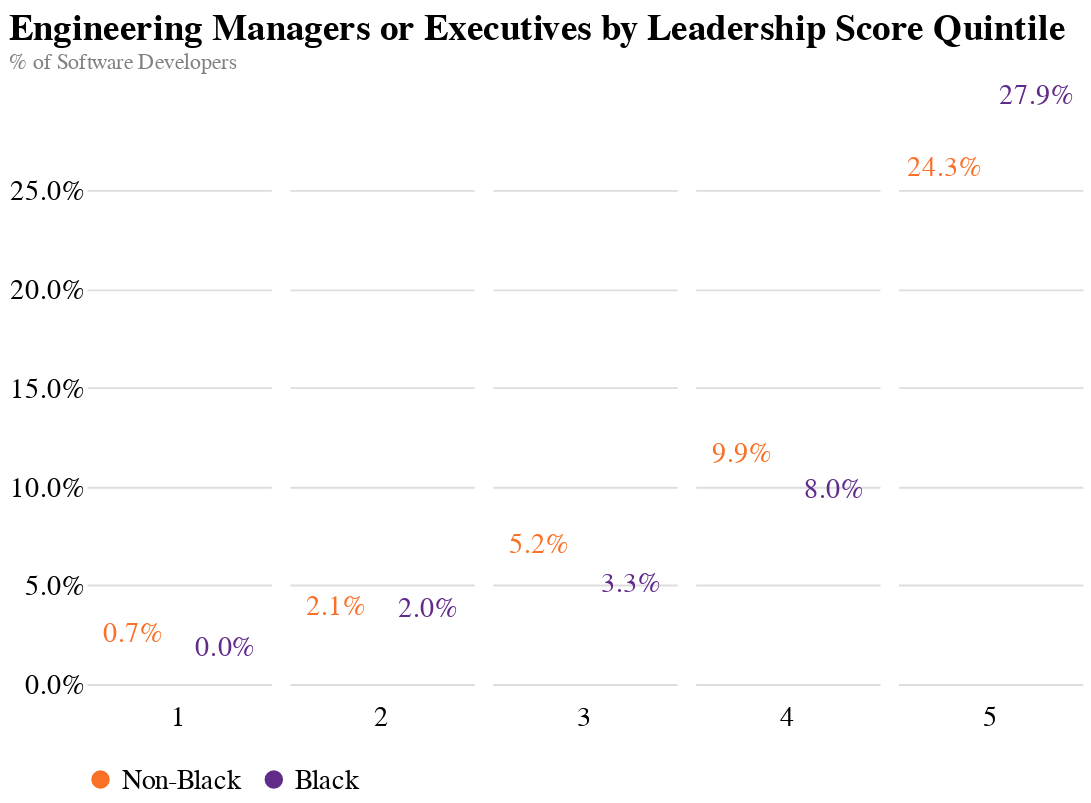

The notebook cell this image was saved under:
### Code cell
color_scale = alt.Scale(
    domain=labels,
    range=colors
)

points = alt.Chart().mark_bar(size=35, cornerRadiusTopLeft=8, cornerRadiusTopRight=8, clip=True).encode(
    x=alt.X("labels", 
        axis=alt.Axis(title=None, labels=False, tickSize=0), 
        sort=labels
       ),
    y=alt.Y("data", 
            axis=alt.Axis(format=".1%", title=None, tickCount=4, tickSize=0, labelFlush=False, labelFontSize=15),
    ),
    color=alt.Color("labels", 
                    scale=color_scale,
                    legend=alt.Legend(title=None, orient="bottom", labelFontSize=15))
).properties(
    width=100,
    height=300
)

text = alt.Chart().mark_text(
    align='center',
    baseline='middle',
    dx=0,
    dy=-20,
    fontSize=15
).encode(
    text=alt.Text("data", format=".1%"),
    x=alt.X("labels", 
            sort=labels),
    y="data",
    color=alt.Color("labels", 
                    scale=color_scale)
)

chart = alt.layer(points, text, data=results_q_plot).facet(
    column=alt.Column("quantile", title=None, header=alt.Header(labelOrient='bottom', labelFontSize=15)),
    title={
        "text": "Engineering Managers or Executives by Leadership Score Quintile", 
        "subtitle": "% of Software Developers",
        "subtitleColor": "gray",
    },
    spacing=10
).configure_view(
    strokeWidth=0
).configure_title(
    anchor='start',
    offset=5,
    fontSize=20
).configure_axis(
    domain=False
)

chart.save("progression_leaders_quintile.png", method="selenium", webdriver="chrome", scale_factor=3.0)

chart

### Figure 1 — Vega-Lite specification as saved in the notebook (floating-point values rounded to 4 significant figures)
{"config": {"view": {"continuousWidth": 400, "continuousHeight": 300, "strokeWidth": 0}, "axis": {"domain": false}, "title": {"anchor": "start", "fontSize": 20, "offset": 5}}, "data": {"name": "data-054b4d5f6758c3f30bf833d26ce0324d"}, "facet": {"column": {"type": "quantitative", "field": "quantile", "header": {"labelFontSize": 15, "labelOrient": "bottom"}, "title": null}}, "spec": {"layer": [{"mark": {"type": "bar", "clip": true, "cornerRadiusTopLeft": 8, "cornerRadiusTopRight": 8, "size": 35}, "encoding": {"color": {"type": "nominal", "field": "labels", "legend": {"labelFontSize": 15, "orient": "bottom", "title": null}, "scale": {"domain": ["Non-Black", "Black"], "range": ["#fa7026", "#612b8a"]}}, "x": {"type": "nominal", "axis": {"labels": false, "tickSize": 0, "title": null}, "field": "labels", "sort": ["Non-Black", "Black"]}, "y": {"type": "quantitative", "axis": {"format": ".1%", "labelFlush": false, "labelFontSize": 15, "tickCount": 4, "tickSize": 0, "title": null}, "field": "data"}}, "height": 300, "width": 100}, {"mark": {"type": "text", "align": "center", "baseline": "middle", "dx": 0, "dy": -20, "fontSize": 15}, "encoding": {"color": {"type": "nominal", "field": "labels", "scale": {"domain": ["Non-Black", "Black"], "range": ["#fa7026", "#612b8a"]}}, "text": {"type": "quantitative", "field": "data", "format": ".1%"}, "x": {"type": "nominal", "field": "labels", "sort": ["Non-Black", "Black"]}, "y": {"type": "quantitative", "field": "data"}}}]}, "spacing": 10, "title": {"text": "Engineering Managers or Executives by Leadership Score Quintile", "subtitle": "% of Software Developers", "subtitleColor": "gray"}, "$schema": "https://vega.github.io/schema/vega-lite/v4.8.1.json", "datasets": {"data-054b4d5f6758c3f30bf833d26ce0324d": [{"data": 0.007438, "quantile": 1, "labels": "Non-Black"}, {"data": 0.0, "quantile": 1, "labels": "Black"}, {"data": 0.02091, "quantile": 2, "labels": "Non-Black"}, {"data": 0.02, "quantile": 2, "labels": "Black"}, {"data": 0.05215, "quantile": 3, "labels": "Non-Black"}, {"data": 0.03261, "quantile": 3, "labels": "Black"}, {"data": 0.09866, "quantile": 4, "labels": "Non-Black"}, {"data": 0.08, "quantile": 4, "labels": "Black"}, {"data": 0.243, "quantile": 5, "labels": "Non-Black"}, {"data": 0.2794, "quantile": 5, "labels": "Black"}]}}
